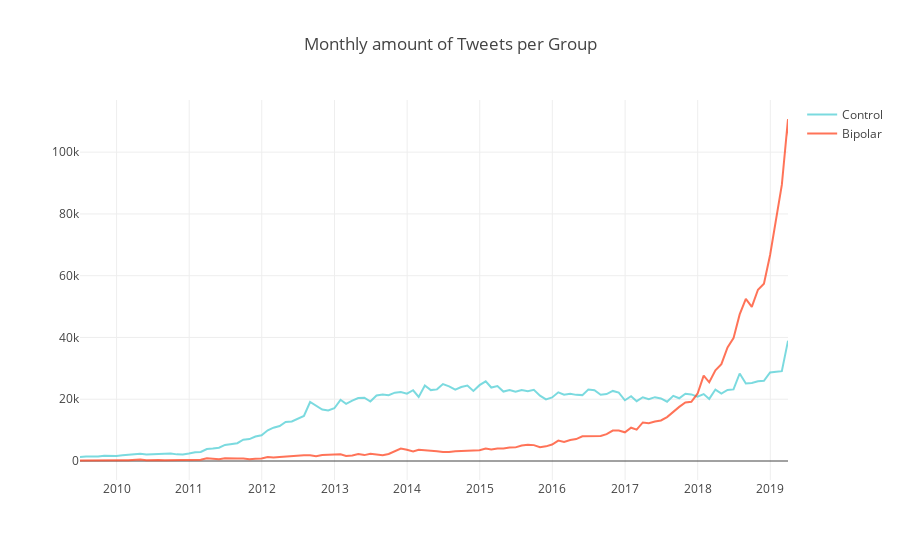

Write notebook code for a chart like this one.
### Markdown cell above
### There is a  small but significant difference in the average amount of tweets per User in each group.

### Code cell
df = df.reset_index().set_index('created_at')
grouper = df.groupby([pd.Grouper(freq='M'),'is_control'])

df_monthly = grouper['full_text'].count().unstack('is_control').fillna(0)

init_notebook_mode(connected=True)

trace_control = go.Scatter(
                x=df_monthly.index,
                y=df_monthly[1],
                name = "Control",
                line = dict(color = cc),
                opacity = 0.8)

trace_bipolar = go.Scatter(
                x=df_monthly.index,
                y=df_monthly[0],
                name = "Bipolar",
                line = dict(color = bc),
                opacity = 0.8)

data = [trace_control,trace_bipolar]

layout = dict(
    title = "Monthly amount of Tweets per Group",
    xaxis = dict(
        range = ['2009-07-01','2019-03-31'])
)

fig = dict(data=data, layout=layout)
iplot(fig)

### Figure 1 — Plotly figure (JSON) as saved in the notebook; plotly's stock layout.template omitted (floating-point values rounded to 4 significant figures; data arrays with more than 128 entries replaced by an {"elided": "..."} marker saying what was removed)
{"data": [{"line": {"color": "#5bd1d7"}, "name": "Control", "opacity": 0.8, "type": "scatter", "uid": "19d010a8-45d4-4d97-bbe2-aead23acbee3", "x": {"elided": "145 str values"}, "y": {"elided": "145 int values"}}, {"line": {"color": "#ff502f"}, "name": "Bipolar", "opacity": 0.8, "type": "scatter", "uid": "05456e97-a80a-4bec-9904-7fcebe17ccd7", "x": {"elided": "145 str values"}, "y": {"elided": "145 int values"}}], "layout": {"title": {"text": "Monthly amount of Tweets per Group"}, "xaxis": {"range": ["2009-07-01", "2019-03-31"]}}}
